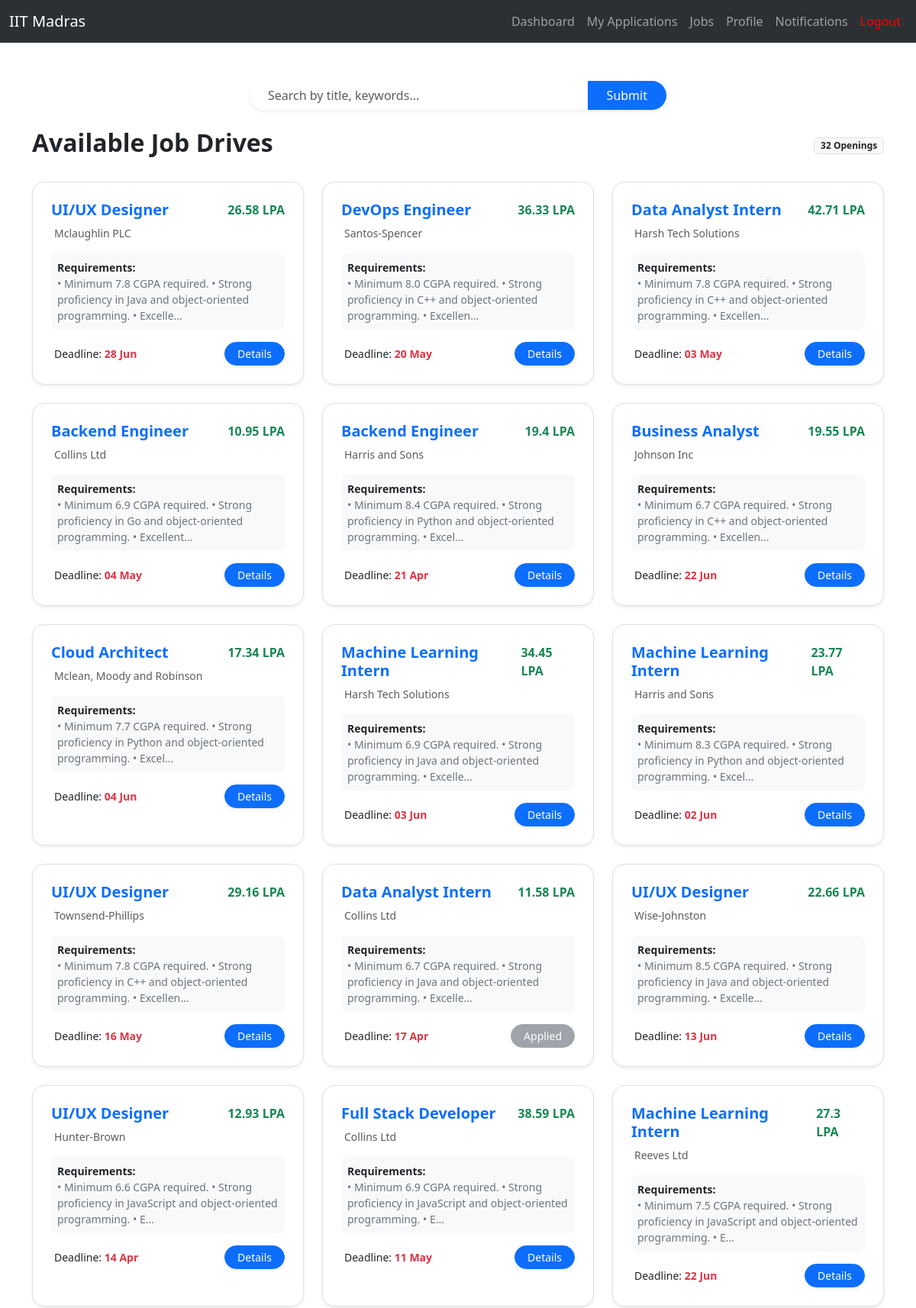
Page /jobs (signed in, upper part) on the committed database.
### main/models/drive.py (models this page shows)
class Drive(db.Model):
    __tablename__='drive'
    id = db.Column(db.Integer, primary_key=True)
    company_id = db.Column(db.Integer, db.ForeignKey('company.id'), nullable=False)
    title = db.Column(db.String(30), nullable=False)
    description = db.Column(db.Text)
    requirements = db.Column(db.Text)
    package = db.Column(db.Float)
    deadline = db.Column(db.Date)
    status = db.Column(db.String(20), default='pending', nullable=False) # Values : pending, approved, rejected and closed
    company_details = db.relationship("Company", backref=db.backref("jobs"))

### main/models/company.py (models this page shows)
class Company(db.Model):
    __tablename__='company'
    id = db.Column(db.Integer, primary_key=True)
    user_id = db.Column(db.Integer, db.ForeignKey('users.id'), nullable=False)
    name = db.Column(db.String(25))
    logo = db.Column(db.String(255), default='default_logo.png')
    industry = db.Column(db.String(50))
    short_desc = db.Column(db.String(255))
    description = db.Column(db.Text)
    location = db.Column(db.String(100))
    hr_contact = db.Column(db.String(30))
    email = db.Column(db.String(100))
    employees_count = db.Column(db.String(20))
    website = db.Column(db.String(75))
    status = db.Column(db.String(20), default='pending') # Previously it was is_approved(Boolean), now converted to status, Possible Values: pending, approved, rejected, blacklisted
    user = db.relationship("Users", backref=db.backref("company_data", uselist=False))

### main/routes/student.py (the view, shortened to what this page needs)
@student.route("/jobs")
@login_required
@student_required
def jobs():
    search_query = request.args.get('search', '').strip()
    query = Drive.query.filter_by(status='approved')
    drives = query.order_by(Drive.id.desc()).all()
    applied_drive_ids = [app.drive_id for app in current_user.student_data.stu_application]
    return render_template('student/jobs.html', drives=drives, applied_ids=applied_drive_ids, search=search_query)

### main/__init__.py (called while the page is built)
def create_app():
    app=Flask(__name__)
    app.config['SQLALCHEMY_DATABASE_URI'] = 'sqlite:///placement.db'
    db.init_app(app)
    app.config['SECRET_KEY'] = 'Harsh_K_12345'
    login_manager = LoginManager()
    login_manager.login_view = 'auth.login'
    login_manager.init_app(app)
    app.register_blueprint(auth, url_prefix='/')
    app.register_blueprint(student, url_prefix='/')
    app.register_blueprint(admin, url_prefix='/admin')
    app.register_blueprint(company, url_prefix='/company')
    @login_manager.user_loader
    def load_user(user_id):
        return Users.query.get(int(user_id))
    return app

### main/templates/student/jobs.html (shortened to what this page needs)
{% extends "base.html" %}
{% block content %}
<div class="container mt-4">
    <div class="row mb-4">
        <div class="col-md-6 mx-auto">
            <form method="GET" class="input-group shadow-sm rounded-pill overflow-hidden">
                <input type="text" name="search" class="form-control border-0 px-4"
                    placeholder="Search by title, keywords..." value="{{ search or '' }}">
                <button class="btn btn-primary px-4" type="submit"> Submit</button>
            </form>
        </div>
    </div>
    <div class="d-flex justify-content-between align-items-center mb-4">
        <h2 class="fw-bold">Available Job Drives</h2>
        <span class="badge bg-light text-dark border">{{ drives|length }} Openings</span>
    </div>
    <div class="row g-4">
        {% if drives %}
        {% for drive in drives %}
        <div class="col-md-6 col-lg-4">
            <div class="card h-100 shadow-sm border rounded-4 overflow-hidden">
                <div class="card-body p-4">
                    <div class="d-flex justify-content-between mb-2">
                        <h5 class="fw-bold text-primary mb-0"><a href="{{ url_for('student.job_view', drive_id=drive.id) }}" style="text-decoration: none;">{{ drive.title }}</a></h5>
                        <span class="text-success fw-bold">{{ drive.package }} LPA</span>
                    </div>
                    <p class="text-muted small mb-3">
                         {{ drive.company_details.name }}
                    </p>
                    <div class="bg-light p-2 rounded-3 mb-3 small">
                        <strong>Requirements:</strong><br>
                        <span class="text-secondary">{{ drive.requirements[:100] }}...</span>
                    </div>
                    <div class="d-flex justify-content-between align-items-center mt-auto">
                        <div class="small">
                            Deadline: <span class="fw-bold text-danger">{{ drive.deadline.strftime('%d %b') }}</span>
                        </div>
                        {% if drive.id in applied_ids %}
                            <button class="btn btn-secondary btn-sm disabled rounded-pill px-3">Applied</button>
                        {% else %}
                            <a href="{{ url_for('student.job_view', drive_id=drive.id) }}" class="btn btn-primary btn-sm rounded-pill px-3 shadow-sm">Details</a>
                        {% endif %}
                    </div>
                </div>
            </div>
        </div>
        {% endfor %}
        {% endif %}
    </div>
</div>
{% endblock %}

### rows in the picture
Drive: title "UI/UX Designer", package "26.58", company_details.name "Mclaughlin PLC", requirements "• Minimum 7.8 CGPA required. • Strong proficiency in Java and object-oriented programming. • Excelle", deadline "28 Jun"
Drive: title "DevOps Engineer", package "36.33", company_details.name "Santos-Spencer", requirements "• Minimum 8.0 CGPA required. • Strong proficiency in C++ and object-oriented programming. • Excellen", deadline "20 May"
Drive: title "Data Analyst Intern", package "42.71", company_details.name "Harsh Tech Solutions", requirements "• Minimum 7.8 CGPA required. • Strong proficiency in C++ and object-oriented programming. • Excellen", deadline "03 May"
Drive: title "Backend Engineer", package "10.95", company_details.name "Collins Ltd", requirements "• Minimum 6.9 CGPA required. • Strong proficiency in Go and object-oriented programming. • Excellent", deadline "04 May"
Drive: title "Backend Engineer", package "19.4", company_details.name "Harris and Sons", requirements "• Minimum 8.4 CGPA required. • Strong proficiency in Python and object-oriented programming. • Excel", deadline "21 Apr"
Drive: title "Business Analyst", package "19.55", company_details.name "Johnson Inc", requirements "• Minimum 6.7 CGPA required. • Strong proficiency in C++ and object-oriented programming. • Excellen", deadline "22 Jun"
Drive: title "Cloud Architect", package "17.34", company_details.name "Mclean, Moody and Robinson", requirements "• Minimum 7.7 CGPA required. • Strong proficiency in Python and object-oriented programming. • Excel", deadline "04 Jun"
Drive: title "Machine Learning Intern", package "34.45", company_details.name "Harsh Tech Solutions", requirements "• Minimum 6.9 CGPA required. • Strong proficiency in Java and object-oriented programming. • Excelle", deadline "03 Jun"
Drive: title "Machine Learning Intern", package "23.77", company_details.name "Harris and Sons", requirements "• Minimum 8.3 CGPA required. • Strong proficiency in Python and object-oriented programming. • Excel", deadline "02 Jun"
Drive: title "UI/UX Designer", package "29.16", company_details.name "Townsend-Phillips", requirements "• Minimum 7.8 CGPA required. • Strong proficiency in C++ and object-oriented programming. • Excellen", deadline "16 May"
Drive: title "Data Analyst Intern", package "11.58", company_details.name "Collins Ltd", requirements "• Minimum 6.7 CGPA required. • Strong proficiency in Java and object-oriented programming. • Excelle", deadline "17 Apr", shows "Applied"
Drive: title "UI/UX Designer", package "22.66", company_details.name "Wise-Johnston", requirements "• Minimum 8.5 CGPA required. • Strong proficiency in Java and object-oriented programming. • Excelle", deadline "13 Jun"
Drive: title "UI/UX Designer", package "12.93", company_details.name "Hunter-Brown", requirements "• Minimum 6.6 CGPA required. • Strong proficiency in JavaScript and object-oriented programming. • E", deadline "14 Apr"
Drive: title "Full Stack Developer", package "38.59", company_details.name "Collins Ltd", requirements "• Minimum 6.9 CGPA required. • Strong proficiency in JavaScript and object-oriented programming. • E", deadline "11 May"
Drive: title "Machine Learning Intern", package "27.3", company_details.name "Reeves Ltd", requirements "• Minimum 7.5 CGPA required. • Strong proficiency in JavaScript and object-oriented programming. • E", deadline "22 Jun"

### other values in the picture
{{ drives|length }} "32"
